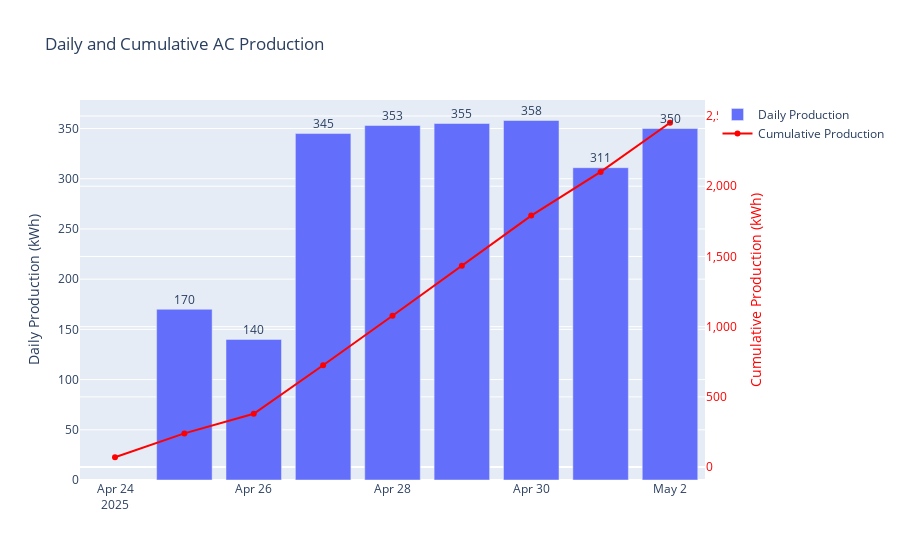

Notebook cell for this chart:
### Code cell
fig2 = go.Figure()

# Add bar chart for daily production
fig2.add_trace(go.Bar(x=df['Date'], y=df['Daily AC Production'], name='Daily Production'))

# Add line chart for cumulative production
fig2.add_trace(go.Scatter(x=df['Date'], y=df[' Meter Reading'], name='Cumulative Production',
line=dict(color='red'),marker=dict(color='red'), yaxis='y2')
)

# Add annotations for daily production values
for i, value in enumerate(df['Daily AC Production']):
    if pd.notna(value):  # Skip NaN values
        fig2.add_annotation(
            x=df['Date'].iloc[i],
            y=value,
            text=f"{value:,.0f}",
            showarrow=False,
            yshift=10
        )

# Update layout
fig2.update_layout(
    title='Daily and Cumulative AC Production',
    yaxis=dict(
        title='Daily Production (kWh)',
        separatethousands=True
    ),
    yaxis2=dict(
        title='Cumulative Production (kWh)',
        overlaying='y',
        side='right',
        color='red',
        separatethousands=True
    ),
    showlegend=True,
    barmode='relative'
)

fig2.show()

### Figure 1 — Plotly figure (JSON) as saved in the notebook; plotly's stock layout.template omitted (floating-point values rounded to 4 significant figures)
{"data": [{"name": "Daily Production", "type": "bar", "x": ["2025-04-24", "2025-04-25", "2025-04-26", "2025-04-27", "2025-04-28", "2025-04-29", "2025-04-30", "2025-05-01", "2025-05-02"], "y": [NaN, 170.0, 140.0, 345.0, 353.0, 355.0, 358.0, 311.0, 350.0]}, {"line": {"color": "red"}, "marker": {"color": "red"}, "name": "Cumulative Production", "type": "scatter", "x": ["2025-04-24", "2025-04-25", "2025-04-26", "2025-04-27", "2025-04-28", "2025-04-29", "2025-04-30", "2025-05-01", "2025-05-02"], "y": [70, 240, 380, 725, 1078, 1433, 1791, 2102, 2452], "yaxis": "y2"}], "layout": {"annotations": [{"showarrow": false, "text": "170", "x": "2025-04-25", "y": 170, "yshift": 10}, {"showarrow": false, "text": "140", "x": "2025-04-26", "y": 140, "yshift": 10}, {"showarrow": false, "text": "345", "x": "2025-04-27", "y": 345, "yshift": 10}, {"showarrow": false, "text": "353", "x": "2025-04-28", "y": 353, "yshift": 10}, {"showarrow": false, "text": "355", "x": "2025-04-29", "y": 355, "yshift": 10}, {"showarrow": false, "text": "358", "x": "2025-04-30", "y": 358, "yshift": 10}, {"showarrow": false, "text": "311", "x": "2025-05-01", "y": 311, "yshift": 10}, {"showarrow": false, "text": "350", "x": "2025-05-02", "y": 350, "yshift": 10}], "barmode": "relative", "showlegend": true, "title": {"text": "Daily and Cumulative AC Production"}, "yaxis": {"separatethousands": true, "title": {"text": "Daily Production (kWh)"}}, "yaxis2": {"color": "red", "overlaying": "y", "separatethousands": true, "side": "right", "title": {"text": "Cumulative Production (kWh)"}}}}
